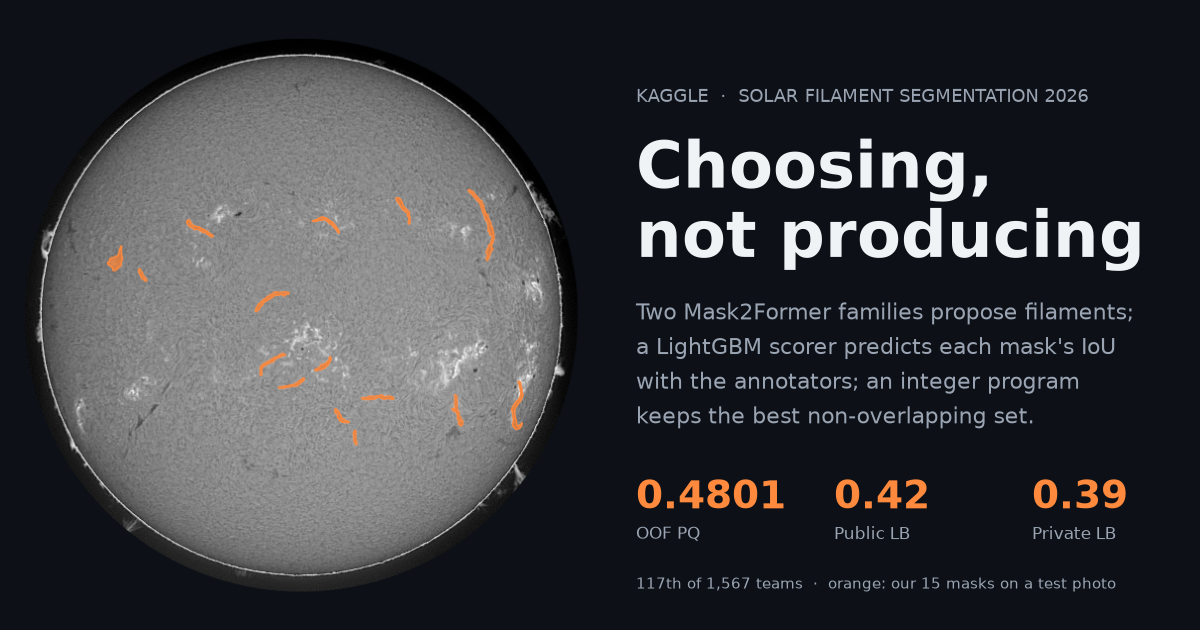
#> input picture kaggle_writeup/thumbnail.png, 1200 x 630 px
$ python -i data.py   (imports and definitions only)
#> lines starting #> are read from the running program, lines starting #| are printed output that depends on the picture
### src/paths.py
"""Every folder the pipeline reads or writes. Override any of them with an environment variable."""
import os
from pathlib import Path

REPO = Path(__file__).resolve().parents[1]


def _folder(variable: str, default: Path) -> Path:
    return Path(os.environ.get(variable, default)).resolve()


DATA = _folder("FILAMENT_DATA", REPO / "data")             # folds.json; train/ and test/ from Kaggle
MODELS = _folder("FILAMENT_MODELS", REPO / "models")       # one folder per trained model: {name}-f{fold}
WORK = _folder("FILAMENT_WORK", REPO / "work")             # inference outputs and scorer tables
SCRATCH = _folder("FILAMENT_SCRATCH", WORK / "scratch")    # U-Net maps (~0.3 GB, compressed); training cache (~8 GB, retraining only)
OUTPUTS = _folder("FILAMENT_OUTPUTS", REPO / "outputs")    # submission, figures, logs
DOWNLOADS = _folder("FILAMENT_DOWNLOADS", REPO / "downloads")  # downloaded archives (7.4 GB while extracting)
CONFIGS = REPO / "configs"

FOLDS_JSON = Path(os.environ.get("FILAMENT_FOLDS_JSON", REPO / "data" / "folds.json"))   # tracked in the repository
ANNOTATIONS = DATA / "train" / "MAGFiLO_1.0_Annotations_kaggle2026_train.json"
TRAIN_IMAGES = DATA / "train" / "train_images"
TEST_IMAGES = DATA / "test" / "test_images"


def model_dir(name: str, fold) -> Path:
    """models/{name}-f{fold} (fold 0-4) or models/{name}-full."""
    return MODELS / (f"{name}-full" if fold in ("full", -1) else f"{name}-f{fold}")


TRAIN_ANNOTATIONS = ANNOTATIONS                            # alias used by the evidence-model code


# [5 lines left out: function work, not called in this run]

### src/models/mask2former/data.py
"""Mask2Former training data: the user's folds, native-resolution crops and whole frames, photometric and geometric
augmentation, and the input preparation of each model family.

FILAMENT_PREP selects the input: "raw" (the grayscale photo, family mask2former) or "limb3" (raw, the limb-darkening
corrected disk and its CLAHE, family mask2former_limb). FILAMENT_SCALE_JITTER zooms the training crops by a factor in
[1/j, j] (1 = off)."""
from __future__ import annotations

import json
import os
import math
from collections import defaultdict
from pathlib import Path

import cv2
import numpy as np
import torch
from pycocotools import mask as mu
from torch.utils.data import Dataset, Sampler

from src.data.split import assert_disjoint, make_split

NATIVE = 2048
MEAN = np.array([0.485, 0.456, 0.406], dtype=np.float32)[:, None, None]
STD = np.array([0.229, 0.224, 0.225], dtype=np.float32)[:, None, None]
EXPECTED = dict(train=974, val=180, all=1154)   # measured 2026-09-17 from make_split


def _to_bytes(rle: dict) -> dict:
    counts = rle["counts"]
    return dict(size=rle["size"], counts=counts.encode("ascii") if isinstance(counts, str) else counts)


# [89 lines left out: functions load_records, pooled_targets, not called in this run]


PREP = os.environ.get("FILAMENT_PREP", "raw")              # "raw" (grayscale) or "limb3" (3 prepared channels)
SCALE_JITTER = float(os.environ.get("FILAMENT_SCALE_JITTER", "1"))      # crops zoomed by s in [1/j, j]; 1 = off


# [5 lines left out: function read_raw, not called in this run]


def disk_geometry(gray: np.ndarray):
    """(cx, cy, radius) of the solar disk: Hough circle of the limb on a 512 px blurred copy, radius 820-960 px
    (all 887 train + test photos: 887-913 px, each checked on the limb). None when no circle is found."""
    small = cv2.GaussianBlur(cv2.resize(gray, (512, 512), interpolation=cv2.INTER_AREA), (5, 5), 1.5)
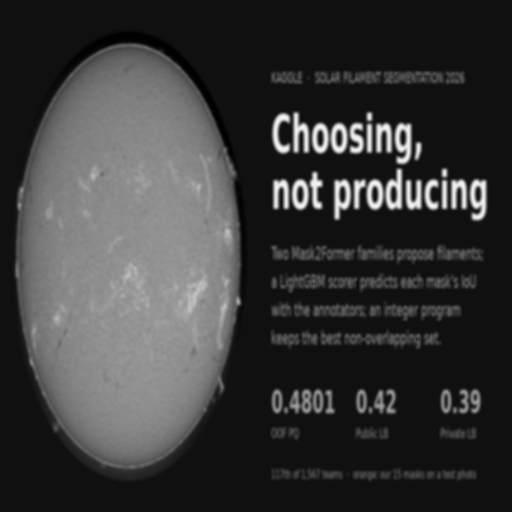
#> small: shape (512, 512); min 0, max 242, mean 57
    c = cv2.HoughCircles(small, cv2.HOUGH_GRADIENT, dp=1, minDist=400, param1=60, param2=20, minRadius=205, maxRadius=240)
#> c = [[234.5, 201.5, 209.7]]
    if c is None:
        return None
    x, y, r = (float(v) * NATIVE / 512 for v in c[0][0])
#> x = 938; y = 806; r = 838.8
    return x, y, r


def flatten_disk(gray: np.ndarray, bins: int = 96) -> np.ndarray:
    """Limb-darkening correction: the disk divided by its radial median profile (robust to filaments and plage),
    mapped to uint8 with 1.0 -> 128 and +-0.5 -> 0 / 255; zero off the disk (r > 1.01)."""
    g = disk_geometry(gray)
#> g = (938, 806, 838.8)
    if g is None:
        return gray.copy()
    cx, cy, R = g
#> cx = 938; cy = 806; R = 838.8
    yy, xx = np.mgrid[0:NATIVE, 0:NATIVE].astype(np.float32)
    r = np.sqrt((xx - cx) ** 2 + (yy - cy) ** 2) / R
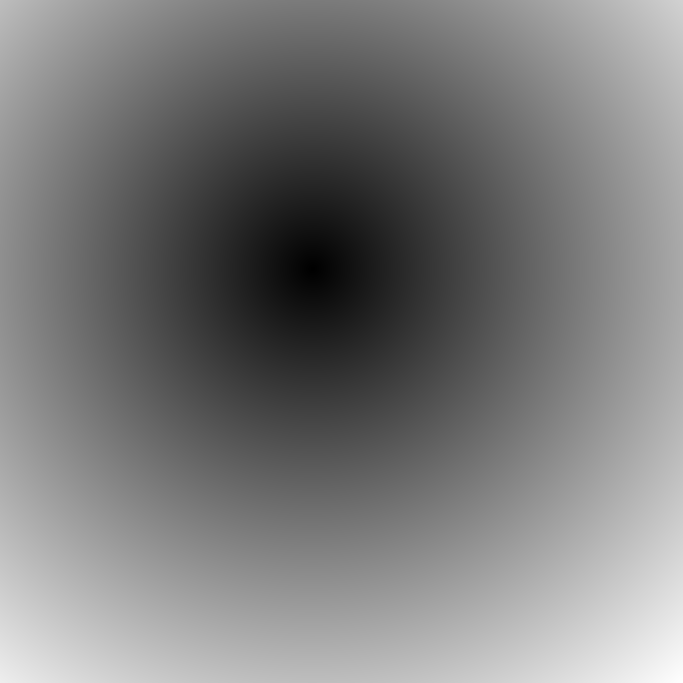
#> r: shape (2048, 2048) float32 (shown at 1/3 size); min 0, max 1.98, mean 0.962; drawn with min black and max white
    sub = (slice(None, None, 4), slice(None, None, 4))
    rs, vs = r[sub].ravel(), gray[sub].ravel().astype(np.float32)
    inside = rs <= 1.0
#> (the run stopped early here; a loop or call above may not have finished)
